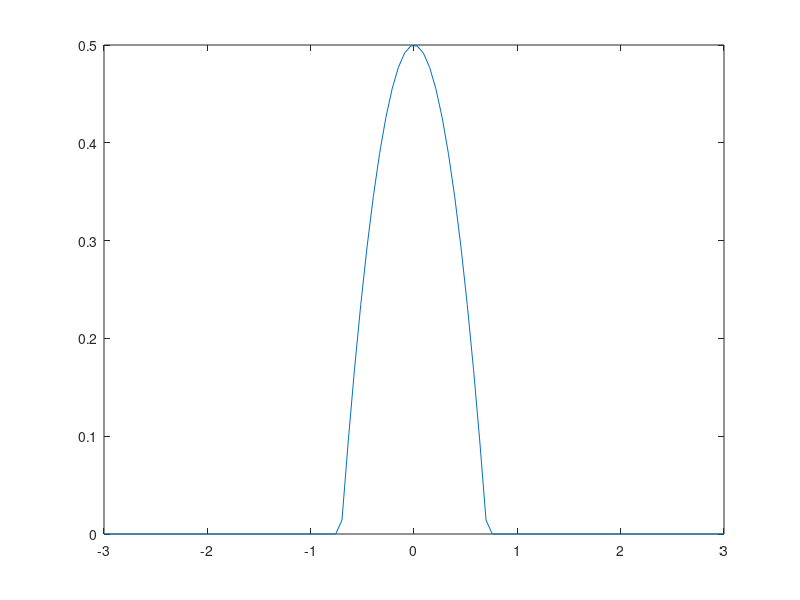

Here is the MATLAB script that generated this plot:
k = 3;
xu2 = linspace(-k, k, 100);
xu1 = 0.5 - xu2.^2;
xu1(xu1 < 0) = 0;
plot(xu2, xu1);




% xu1 = linspace(0, 0.5, 100);
% f1 = 1.1 *(1-cos(pi * xu1));
% f2 = 1.1* (1-sin(pi * xu1));
% 
% plot(f1, f2);